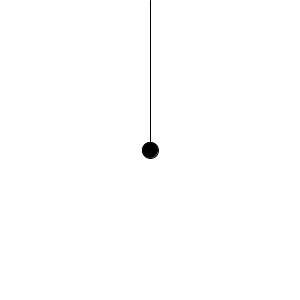
Frame 1 (no input)
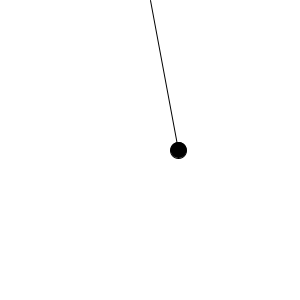
Frame 60 (the mouse pressed at the canvas centre just before this capture)
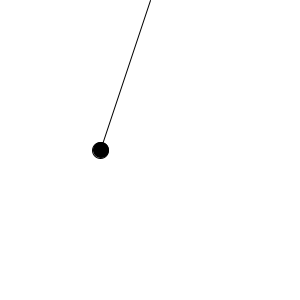
Frame 120 (the mouse held since frame 60 and released just before this capture)

The Processing sketch that drew these frames (run headless with seeded random() and noise(); from frame 60 on, the mouse is pressed at the canvas centre):

// Processing sketch: Oscillation
// ── Oscillation.pde

float t=0;
void setup(){
  size(300,300);
 
}

void draw (){
  background(255); 
  float x=(sin(t)+1)*width/2;
  t+=0.05;
  fill(0);
  line(width/2,0,x,height/2);
  ellipse(x,height/2,16,16);
  
  if(x==width) fill(255);
}
